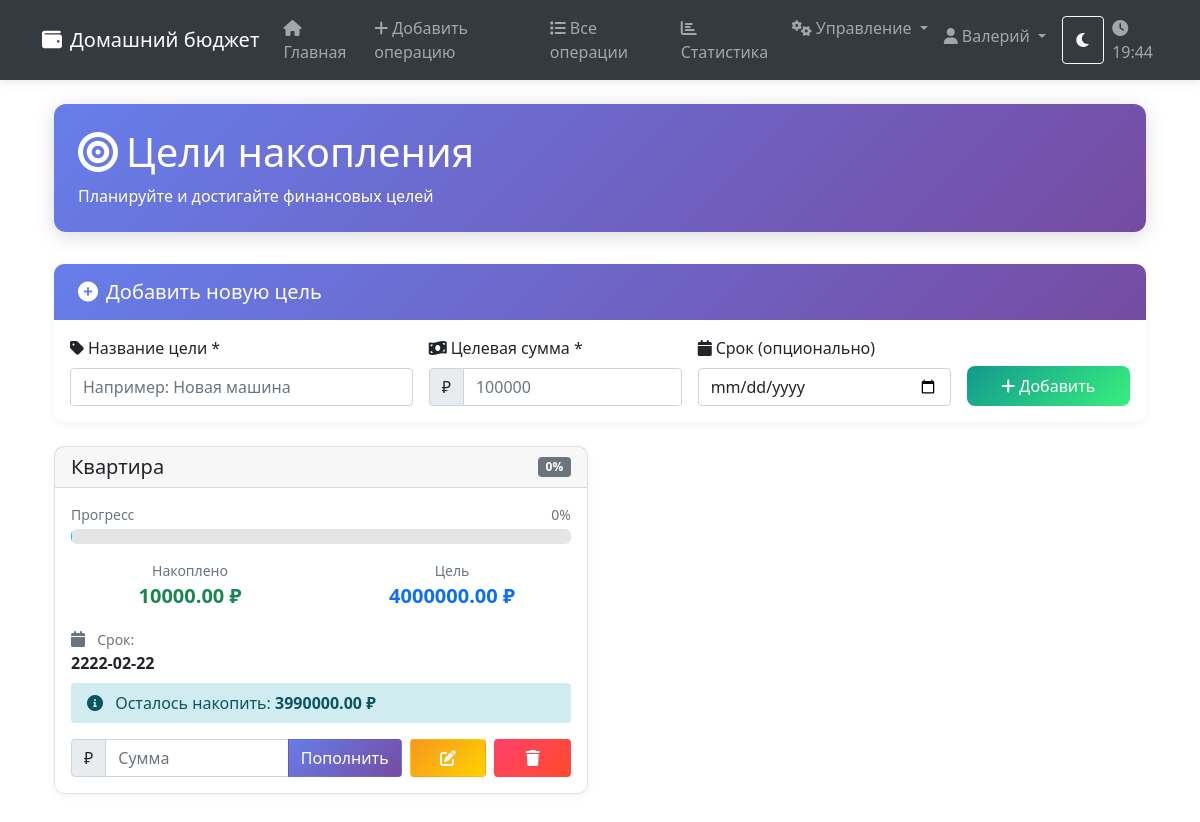
Page /goals (signed in) on the earlier database version.
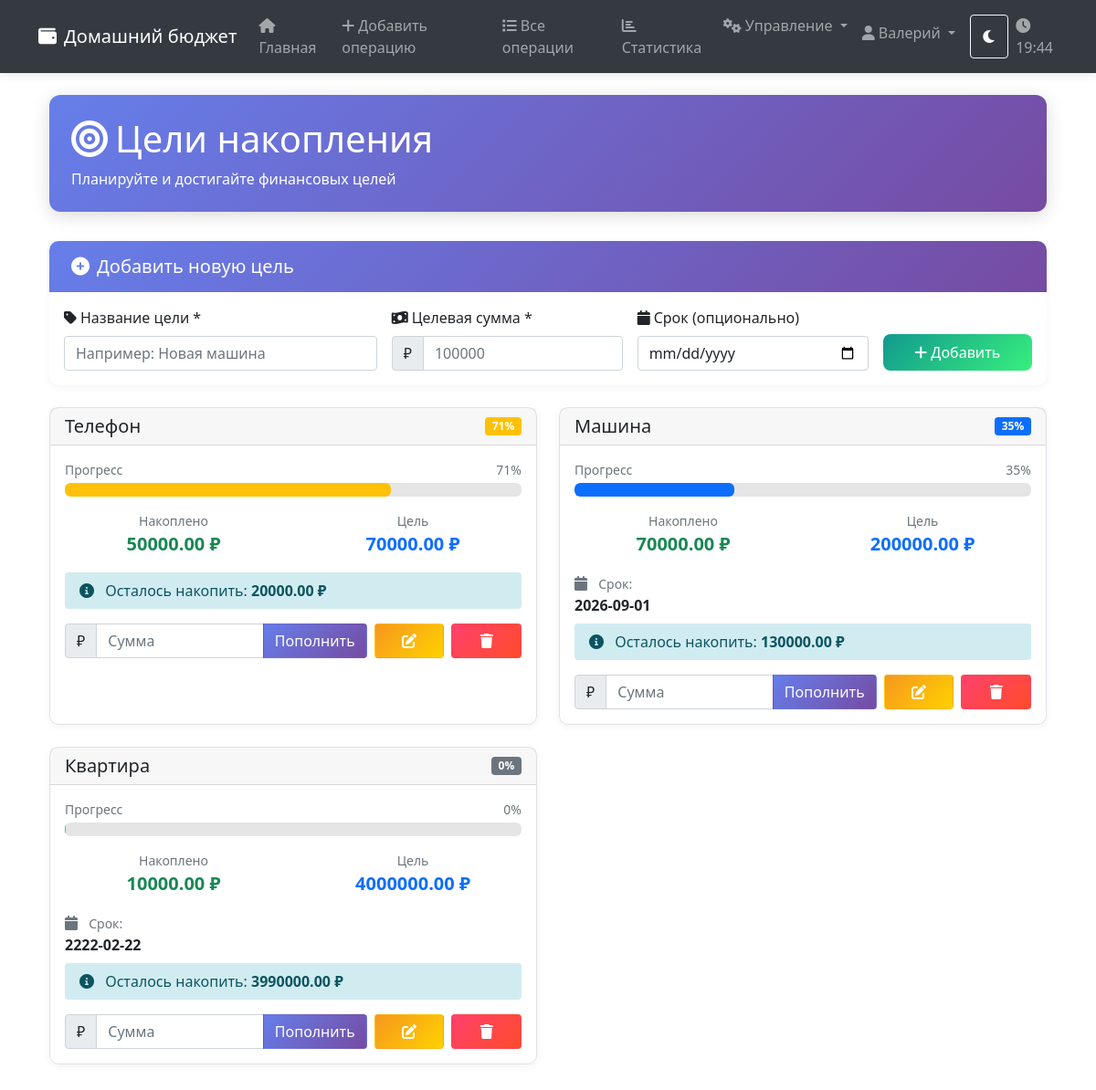
Same page on the later database version.
### tables this page shows
CREATE TABLE goals (
            id INTEGER PRIMARY KEY AUTOINCREMENT,
            name TEXT NOT NULL,
            target_amount REAL NOT NULL,
            current_amount REAL DEFAULT 0,
            deadline DATE,
            auto_save_amount REAL DEFAULT 0,
            auto_save_frequency TEXT,
            created_at TIMESTAMP DEFAULT CURRENT_TIMESTAMP,
            user_id INTEGER,
            FOREIGN KEY (user_id) REFERENCES users (id)
        );

### routes/goal_routes.py (the view)
    @app.route('/goals')
    @login_required
    def view_goals():
        with get_db_connection() as conn:
            goals_rows = conn.execute(
                'SELECT * FROM goals WHERE user_id = ? ORDER BY created_at DESC',
                (session['user_id'],)
            ).fetchall()
            goals = []
            for row in goals_rows:
                goal = dict(row)
                try:
                    goal['current_amount'] = float(goal['current_amount']) if goal['current_amount'] else 0.0
                    goal['target_amount'] = float(goal['target_amount']) if goal['target_amount'] else 0.0
                except Exception:
                    goal['current_amount'] = 0.0
                    goal['target_amount'] = 0.0
                goals.append(goal)
            print(f"DEBUG: Передаю {len(goals)} целей в шаблон")
        return render_template('goals.html', goals=goals)

### app.py (called while the page is built)
def get_moscow_time():
    moscow_tz = pytz.timezone("Europe/Moscow")
    return datetime.now(moscow_tz)

@app.context_processor
def utility_processor():
    return dict(get_moscow_time=get_moscow_time)

### auth_utils.py (called while the page is built)
def login_required(f):
    @wraps(f)
    def decorated_function(*args, **kwargs):
        if 'user_id' not in session:
            flash('Пожалуйста, войдите в систему', 'error')
            return redirect(url_for('login'))
        return f(*args, **kwargs)
    return decorated_function

### database.py (called while the page is built)
def get_db_connection():
    BASE_DIR = os.path.dirname(os.path.abspath(__file__))
    DATABASE_PATH = os.path.join(BASE_DIR, 'budget.db')
    conn = sqlite3.connect(DATABASE_PATH)
    conn.row_factory = sqlite3.Row
    return conn

### templates/goals.html (shortened to what this page needs)
{% extends "base.html" %}
{% block content %}
<div class="container mt-4 fade-in">
    <div class="page-header">
        <div class="d-flex justify-content-between align-items-center">
            <div>
                <h1><i class="fas fa-bullseye me-2"></i>Цели накопления</h1>
                <p class="mb-0">Планируйте и достигайте финансовых целей</p>
            </div>
        </div>
    </div>
    <div class="card form-card mb-4">
        <div class="card-header">
            <h5 class="mb-0"><i class="fas fa-plus-circle me-2"></i>Добавить новую цель</h5>
        </div>
        <div class="card-body">
            <form action="{{ url_for('add_goal') }}" method="post">
                <div class="row g-3">
                    <div class="col-md-4">
                        <label for="name" class="form-label">
                            <i class="fas fa-tag me-1"></i>Название цели *
                        </label>
                        <input type="text" class="form-control" id="name" name="name" required
                               placeholder="Например: Новая машина">
                    </div>
                    <div class="col-md-3">
                        <label for="target_amount" class="form-label">
                            <i class="fas fa-money-bill-wave me-1"></i>Целевая сумма *
                        </label>
                        <div class="input-group">
                            <span class="input-group-text">₽</span>
                            <input type="number" class="form-control" id="target_amount" name="target_amount"
                                   step="1000" min="1000" required placeholder="100000">
                        </div>
                    </div>
                    <div class="col-md-3">
                        <label for="deadline" class="form-label">
                            <i class="fas fa-calendar me-1"></i>Срок (опционально)
                        </label>
                        <input type="date" class="form-control" id="deadline" name="deadline"
                               min="{{ get_moscow_time().strftime('%Y-%m-%d') }}">
                    </div>
                    <div class="col-md-2 d-flex align-items-end">
                        <button type="submit" class="btn btn-modern btn-modern-success w-100">
                            <i class="fas fa-plus me-1"></i>Добавить
                        </button>
                    </div>
                </div>
            </form>
        </div>
    </div>
    {% if goals %}
    <div class="row">
        {% for goal in goals %}
        {% set current = goal.current_amount|float %}
        {% set target = goal.target_amount|float %}
        {% set percentage = (current / target * 100) if target > 0 else 0 %}
        {% set remaining = target - current %}
        {% set is_completed = percentage >= 100 %}
        <div class="col-md-6 mb-4">
            <div class="card h-100 {% if is_completed %}border-success border-2{% endif %}">
                <div class="card-header d-flex justify-content-between align-items-center
                           {% if is_completed %}bg-success text-white{% endif %}">
                    <div class="d-flex align-items-center">
                        <h5 class="mb-0">{{ goal.name }}</h5>
                    </div>
                    <span class="badge {% if is_completed %}bg-white text-success
                                      {% elif percentage >= 70 %}bg-warning
                                      {% elif percentage >= 30 %}bg-primary
                                      {% else %}bg-secondary{% endif %}">
                        {{ "%.0f"|format(percentage) }}%
                    </span>
                </div>
                <div class="card-body">
                    <div class="mb-3">
                        <div class="d-flex justify-content-between mb-1">
                            <small class="text-muted">Прогресс</small>
                            <small class="text-muted">{{ "%.0f"|format(percentage) }}%</small>
                        </div>
                        <div class="progress progress-modern" style="height: 15px;">
                            <div class="progress-bar
                                {% if is_completed %}bg-success
                                {% elif percentage >= 70 %}bg-warning
                                {% elif percentage >= 30 %}bg-primary
                                {% else %}bg-info{% endif %}"
                                role="progressbar"
                                style="width: {{ percentage }}%">
                            </div>
                        </div>
                    </div>
                    <div class="row text-center mb-3">
                        <div class="col-6">
                            <div class="text-muted small">Накоплено</div>
                            <div class="fw-bold fs-5 text-success">{{ "%.2f"|format(current) }} ₽</div>
                        </div>
                        <div class="col-6">
                            <div class="text-muted small">Цель</div>
                            <div class="fw-bold fs-5 text-primary">{{ "%.2f"|format(target) }} ₽</div>
                        </div>
                    </div>
                    <div class="mb-3">
                        {% if goal.deadline %}
                        <div class="mb-2">
                            <i class="fas fa-calendar text-muted me-2"></i>
                            <small class="text-muted">Срок:</small>
                            <div class="fw-bold">{{ goal.deadline }}</div>
                        </div>
                        {% endif %}
                        {% if remaining > 0 %}
                        <div class="py-2 px-3 rounded" style="background-color: #d1ecf1; color: #0c5460;">
                            <i class="fas fa-info-circle me-2"></i>
                            Осталось накопить: <strong>{{ "%.2f"|format(remaining) }} ₽</strong>
                        </div>
                        {% endif %}
                    </div>
                    {% if not is_completed %}
                    <div class="row g-2">
                        <div class="col-8">
                            <form action="{{ url_for('deposit_to_goal') }}" method="post" class="d-flex">
                                <div class="input-group">
                                    <span class="input-group-text">₽</span>
                                    <input type="number" class="form-control" name="amount"
                                           step="100" min="100" placeholder="Сумма" required>
                                    <button type="submit" class="btn btn-modern-primary">
                                        Пополнить
                                    </button>
                                </div>
                            </form>
                        </div>
                        <div class="col-2">
                        <a href="{{ url_for('edit_goal', goal_id=goal.id) }}"
                           class="btn btn-modern-warning w-100">
                            <i class="fas fa-edit"></i>
                        </a>
                        </div>
                        <div class="col-2">
                        <form action="{{ url_for('delete_goal', goal_id=goal.id) }}"
                        method="post"
                        onsubmit="return confirm(
                        'Удалить цель {{ goal.name }}?'
                        )">
                        <button
                        type="submit"
                        class="btn btn-modern-danger w-100">
                        <i class="fas fa-trash"></i>
                        </button>
                        </form>
                        </div>
                    </div>
                    {% endif %}
                </div>
            </div>
        </div>
        {% endfor %}
    </div>
    {% endif %}
</div>
{% endblock %}

### templates/base.html (shortened to what this page needs)
<!DOCTYPE html>
<html lang="ru" data-theme="light">
<head>
    <link href="https://cdn.jsdelivr.net/npm/bootstrap@5.1.3/dist/css/bootstrap.min.css" rel="stylesheet">
    <link href="https://cdnjs.cloudflare.com/ajax/libs/font-awesome/6.0.0/css/all.min.css" rel="stylesheet">
</head>
<body>
    <nav class="navbar navbar-expand-lg navbar-dark">
        <div class="container">
            <a class="navbar-brand" href="{{ url_for('index') }}">
                <i class="fas fa-wallet me-2"></i>Домашний бюджет
            </a>
            <div class="collapse navbar-collapse" id="navbarNav">
                <ul class="navbar-nav me-auto">
                    <li class="nav-item">
                        <a class="nav-link" href="{{ url_for('index') }}">
                            <i class="fas fa-home me-1"></i>Главная
                        </a>
                    </li>
                    <li class="nav-item">
                        <a class="nav-link" href="{{ url_for('add_transaction') }}">
                            <i class="fas fa-plus me-1"></i>Добавить операцию
                        </a>
                    </li>
                    <li class="nav-item">
                        <a class="nav-link" href="{{ url_for('view_transactions') }}">
                            <i class="fas fa-list me-1"></i>Все операции
                        </a>
                    </li>
                    <li class="nav-item">
                        <a class="nav-link" href="{{ url_for('statistics') }}">
                            <i class="fas fa-chart-bar me-1"></i>Статистика
                        </a>
                    </li>
                    <li class="nav-item dropdown">
                        <a class="nav-link dropdown-toggle" href="#" role="button" data-bs-toggle="dropdown">
                            <i class="fas fa-cogs me-1"></i>Управление
                        </a>
                    </li>
                </ul>
                <div class="navbar-nav">
                    {% if session.get('username') %}
                    <div class="nav-item dropdown">
                        <a class="nav-link dropdown-toggle" href="#" role="button" data-bs-toggle="dropdown">
                            <i class="fas fa-user me-1"></i>{{ session['username'] }}
                        </a>
                    </div>
                    {% endif %}
                    <button class="btn btn-outline-light ms-2" onclick="toggleTheme()" title="Сменить тему">
                        <i id="themeIcon" class="fas fa-moon"></i>
                    </button>
                    <div class="nav-item ms-2">
                        <span class="navbar-text">
                            <i class="fas fa-clock me-1"></i>
                            <span id="currentTime">{{ get_moscow_time().strftime('%H:%M') }}</span>
                        </span>
                    </div>
                </div>
            </div>
        </div>
    </nav>
    <div class="container mt-4 mb-5">
        {% block content %}{% endblock %}
    </div>
</body>
</html>

### templates/base.html (style rules this page uses)
:root { --bg-primary: #ffffff; --bg-secondary: #f8f9fa; --text-primary: #212529; --text-secondary: #6c757d; --border-color: #dee2e6; --card-bg: #ffffff; --header-bg: #343a40; --primary-gradient: linear-gradient(135deg, #667eea 0%, #764ba2 100%); --success-gradient: linear-gradient(135deg, #11998e 0%, #38ef7d 100%); --warning-gradient: linear-gradient(135deg, #f7971e 0%, #ffd200 100%); --danger-gradient: linear-gradient(135deg, #ff416c 0%, #ff4b2b 100%); --info-gradient: linear-gradient(135deg, #00c6ff 0%, #0072ff 100%); }
body { background-color: var(--bg-primary); color: var(--text-primary); transition: all 0.3s ease; margin: 0; padding: 0; min-height: 100vh; font-family: 'Segoe UI', Tahoma, Geneva, Verdana, sans-serif; }
.page-header { background: var(--primary-gradient); color: white; padding: 1.5rem; border-radius: 12px; margin-bottom: 2rem; box-shadow: 0 4px 20px rgba(0,0,0,0.15); }
.form-card { border: none; border-radius: 10px; box-shadow: 0 2px 15px rgba(0,0,0,0.08); margin-bottom: 2rem; }
.form-card .card-header { background: var(--primary-gradient); color: white; border-radius: 10px 10px 0 0 !important; padding: 1rem 1.5rem; border: none; }
.btn-modern { border-radius: 8px; padding: 0.5rem 1.5rem; font-weight: 500; transition: all 0.3s; border: none; }
.btn-modern-primary { background: var(--primary-gradient); color: white; }
.btn-modern-success { background: var(--success-gradient); color: white; }
.btn-modern-danger { background: var(--danger-gradient); color: white; }
.btn-modern-warning { background: var(--warning-gradient); color: white; }
.progress-modern { height: 12px; border-radius: 6px; background-color: rgba(0,0,0,0.1); overflow: hidden; }
.progress-modern .progress-bar { border-radius: 6px; transition: width 0.6s ease; }
.card { background-color: var(--card-bg); border-color: var(--border-color); border-radius: 10px; box-shadow: 0 2px 8px rgba(0,0,0,0.05); }
.navbar-dark { background-color: var(--header-bg) !important; box-shadow: 0 2px 10px rgba(0,0,0,0.1); }
.fade-in { animation: fadeIn 0.5s ease forwards; }

Differences in the rows shown:
added goals: name "Телефон", percentage "71", {{ percentage }} 71.42857142857143 (drawn), current_amount "50000.00", target_amount "70000.00", remaining "20000.00"
added goals: name "Машина", percentage "35", {{ percentage }} 35.0 (drawn), current_amount "70000.00", target_amount "200000.00", deadline "2026-09-01", remaining "130000.00"
